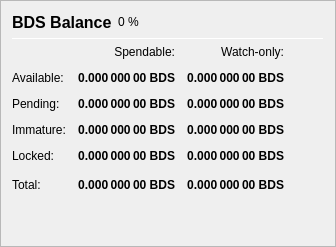
                   <widget class="QFrame" name="frame_Balances">
                    <property name="frameShape">
                     <enum>QFrame::StyledPanel</enum>
                    </property>
                    <property name="frameShadow">
                     <enum>QFrame::Raised</enum>
                    </property>
                    <layout class="QVBoxLayout" name="verticalLayout_4">
                     <item>
                      <layout class="QHBoxLayout" name="horizontalLayout_4">
                       <item>
                        <widget class="QLabel" name="label_5">
                         <property name="minimumSize">
                          <size>
                           <width>0</width>
                           <height>20</height>
                          </size>
                         </property>
                         <property name="font">
                          <font>
                           <pointsize>12</pointsize>
                           <weight>75</weight>
                           <bold>true</bold>
                          </font>
                         </property>
                         <property name="text">
                          <string>BDS Balance</string>
                         </property>
                        </widget>
                       </item>
                       <item>
                        <widget class="QLabel" name="labelBDSPercent">
                         <property name="text">
                          <string notr="true">0 %</string>
                         </property>
                        </widget>
                       </item>
                       <item>
                        <spacer name="horizontalSpacer_3">
                         <property name="orientation">
                          <enum>Qt::Horizontal</enum>
                         </property>
                         <property name="sizeHint" stdset="0">
                          <size>
                           <width>40</width>
                           <height>20</height>
                          </size>
                         </property>
                        </spacer>
                       </item>
                      </layout>
                     </item>
                     <item>
                      <widget class="Line" name="line_Balance">
                       <property name="minimumSize">
                        <size>
                         <width>0</width>
                         <height>1</height>
                        </size>
                       </property>
                       <property name="maximumSize">
                        <size>
                         <width>16777215</width>
                         <height>1</height>
                        </size>
                       </property>
                       <property name="orientation">
                        <enum>Qt::Horizontal</enum>
                       </property>
                      </widget>
                     </item>
                     <item>
                      <layout class="QGridLayout" name="gridLayout">
                       <property name="spacing">
                        <number>12</number>
                       </property>
                       <item row="0" column="1">
                        <widget class="QLabel" name="labelSpendable">
                         <property name="text">
                          <string>Spendable:</string>
                         </property>
                         <property name="alignment">
                          <set>Qt::AlignRight|Qt::AlignTrailing|Qt::AlignVCenter</set>
                         </property>
                        </widget>
                       </item>
                       <item row="0" column="2">
                        <widget class="QLabel" name="labelWatchonly">
                         <property name="text">
                          <string>Watch-only:</string>
                         </property>
                         <property name="alignment">
                          <set>Qt::AlignRight|Qt::AlignTrailing|Qt::AlignVCenter</set>
                         </property>
                        </widget>
                       </item>
                       <item row="1" column="0">
                        <widget class="QLabel" name="labelBalanceText">
                         <property name="text">
                          <string>Available:</string>
                         </property>
                        </widget>
                       </item>
                       <item row="1" column="1">
                        <widget class="QLabel" name="labelBalance">
                         <property name="font">
                          <font>
                           <weight>75</weight>
                           <bold>true</bold>
                          </font>
                         </property>
                         <property name="cursor">
                          <cursorShape>IBeamCursor</cursorShape>
                         </property>
                         <property name="toolTip">
                          <string>Your current spendable balance</string>
                         </property>
                         <property name="text">
                          <string notr="true">0.000 000 00 BDS</string>
                         </property>
                         <property name="alignment">
                          <set>Qt::AlignRight|Qt::AlignTrailing|Qt::AlignVCenter</set>
                         </property>
                         <property name="textInteractionFlags">
                          <set>Qt::LinksAccessibleByMouse|Qt::TextSelectableByKeyboard|Qt::TextSelectableByMouse</set>
                         </property>
                        </widget>
                       </item>
                       <item row="1" column="2">
                        <widget class="QLabel" name="labelWatchAvailable">
                         <property name="font">
                          <font>
                           <weight>75</weight>
                           <bold>true</bold>
                          </font>
                         </property>
                         <property name="cursor">
                          <cursorShape>IBeamCursor</cursorShape>
                         </property>
                         <property name="toolTip">
                          <string>Your current balance in watch-only addresses</string>
                         </property>
                         <property name="text">
                          <string notr="true">0.000 000 00 BDS</string>
                         </property>
                         <property name="alignment">
                          <set>Qt::AlignRight|Qt::AlignTrailing|Qt::AlignVCenter</set>
                         </property>
                         <property name="textInteractionFlags">
                          <set>Qt::LinksAccessibleByMouse|Qt::TextSelectableByKeyboard|Qt::TextSelectableByMouse</set>
                         </property>
                        </widget>
                       </item>
                       <item row="2" column="0">
                        <widget class="QLabel" name="labelPendingText">
                         <property name="text">
                          <string>Pending:</string>
                         </property>
                        </widget>
                       </item>
                       <item row="2" column="1">
                        <widget class="QLabel" name="labelUnconfirmed">
                         <property name="font">
                          <font>
                           <weight>75</weight>
                           <bold>true</bold>
                          </font>
                         </property>
                         <property name="cursor">
                          <cursorShape>IBeamCursor</cursorShape>
                         </property>
                         <property name="toolTip">
                          <string>Total of transactions that have yet to be confirmed, and do not yet count toward the spendable balance</string>
                         </property>
                         <property name="text">
                          <string notr="true">0.000 000 00 BDS</string>
                         </property>
                         <property name="alignment">
                          <set>Qt::AlignRight|Qt::AlignTrailing|Qt::AlignVCenter</set>
                         </property>
                         <property name="textInteractionFlags">
                          <set>Qt::LinksAccessibleByMouse|Qt::TextSelectableByKeyboard|Qt::TextSelectableByMouse</set>
                         </property>
                        </widget>
                       </item>
                       <item row="2" column="2">
                        <widget class="QLabel" name="labelWatchPending">
                         <property name="font">
                          <font>
                           <weight>75</weight>
                           <bold>true</bold>
                          </font>
                         </property>
                         <property name="cursor">
                          <cursorShape>IBeamCursor</cursorShape>
                         </property>
                         <property name="toolTip">
                          <string>Unconfirmed transactions to watch-only addresses</string>
                         </property>
                         <property name="text">
                          <string notr="true">0.000 000 00 BDS</string>
                         </property>
                         <property name="alignment">
                          <set>Qt::AlignRight|Qt::AlignTrailing|Qt::AlignVCenter</set>
                         </property>
                         <property name="textInteractionFlags">
                          <set>Qt::LinksAccessibleByMouse|Qt::TextSelectableByKeyboard|Qt::TextSelectableByMouse</set>
                         </property>
                        </widget>
                       </item>
                       <item row="3" column="0">
                        <widget class="QLabel" name="labelImmatureText">
                         <property name="text">
                          <string>Immature:</string>
                         </property>
                        </widget>
                       </item>
                       <item row="3" column="1">
                        <widget class="QLabel" name="labelImmature">
                         <property name="font">
                          <font>
                           <weight>75</weight>
                           <bold>true</bold>
                          </font>
                         </property>
                         <property name="cursor">
                          <cursorShape>IBeamCursor</cursorShape>
                         </property>
                         <property name="toolTip">
                          <string>Staked or masternode rewards that has not yet matured</string>
                         </property>
                         <property name="text">
                          <string notr="true">0.000 000 00 BDS</string>
                         </property>
                         <property name="alignment">
                          <set>Qt::AlignRight|Qt::AlignTrailing|Qt::AlignVCenter</set>
                         </property>
                         <property name="textInteractionFlags">
                          <set>Qt::LinksAccessibleByMouse|Qt::TextSelectableByKeyboard|Qt::TextSelectableByMouse</set>
                         </property>
                        </widget>
                       </item>
                       <item row="3" column="2">
                        <widget class="QLabel" name="labelWatchImmature">
                         <property name="font">
                          <font>
                           <weight>75</weight>
                           <bold>true</bold>
                          </font>
                         </property>
                         <property name="cursor">
                          <cursorShape>IBeamCursor</cursorShape>
                         </property>
                         <property name="toolTip">
                          <string>Staked or masternode rewards in watch-only addresses that has not yet matured</string>
                         </property>
                         <property name="text">
                          <string notr="true">0.000 000 00 BDS</string>
                         </property>
                         <property name="alignment">
                          <set>Qt::AlignRight|Qt::AlignTrailing|Qt::AlignVCenter</set>
                         </property>
                         <property name="textInteractionFlags">
                          <set>Qt::LinksAccessibleByMouse|Qt::TextSelectableByKeyboard|Qt::TextSelectableByMouse</set>
                         </property>
                        </widget>
                       </item>
                       <item row="4" column="0">
                        <widget class="QLabel" name="labelLockedBalanceText">
                         <property name="toolTip">
                          <string>Locked BDS or Masternode collaterals. These are excluded from zBDS minting.</string>
                         </property>
                         <property name="text">
                          <string>Locked:</string>
                         </property>
                        </widget>
                       </item>
                       <item row="4" column="1">
                        <widget class="QLabel" name="labelLockedBalance">
                         <property name="font">
                          <font>
                           <weight>75</weight>
                           <bold>true</bold>
                          </font>
                         </property>
                         <property name="cursor">
                          <cursorShape>IBeamCursor</cursorShape>
                         </property>
                         <property name="toolTip">
                          <string>Locked BDS or Masternode collaterals. These are excluded from zBDS minting.</string>
                         </property>
                         <property name="text">
                          <string notr="true">0.000 000 00 BDS</string>
                         </property>
                         <property name="alignment">
                          <set>Qt::AlignRight|Qt::AlignTrailing|Qt::AlignVCenter</set>
                         </property>
                         <property name="textInteractionFlags">
                          <set>Qt::LinksAccessibleByMouse|Qt::TextSelectableByKeyboard|Qt::TextSelectableByMouse</set>
                         </property>
                        </widget>
                       </item>
                       <item row="4" column="2">
                        <widget class="QLabel" name="labelWatchLocked">
                         <property name="font">
                          <font>
                           <weight>75</weight>
                           <bold>true</bold>
                          </font>
                         </property>
                         <property name="cursor">
                          <cursorShape>IBeamCursor</cursorShape>
                         </property>
                         <property name="toolTip">
                          <string>Current locked balance in watch-only addresses</string>
                         </property>
                         <property name="text">
                          <string notr="true">0.000 000 00 BDS</string>
                         </property>
                         <property name="alignment">
                          <set>Qt::AlignRight|Qt::AlignTrailing|Qt::AlignVCenter</set>
                         </property>
                         <property name="textInteractionFlags">
                          <set>Qt::LinksAccessibleByMouse|Qt::TextSelectableByKeyboard|Qt::TextSelectableByMouse</set>
                         </property>
                        </widget>
                       </item>
                       <item row="5" column="0">
                        <widget class="QLabel" name="labelTotalText">
                         <property name="toolTip">
                          <string>Your current BDS balance, unconfirmed and immature transactions included</string>
                         </property>
                         <property name="text">
                          <string>Total:</string>
                         </property>
                        </widget>
                       </item>
                       <item row="5" column="1">
                        <widget class="QLabel" name="labelTotal">
                         <property name="font">
                          <font>
                           <weight>75</weight>
                           <bold>true</bold>
                          </font>
                         </property>
                         <property name="cursor">
                          <cursorShape>IBeamCursor</cursorShape>
                         </property>
                         <property name="toolTip">
                          <string>Your current BDS balance, unconfirmed and immature transactions included</string>
                         </property>
                         <property name="text">
                          <string notr="true">0.000 000 00 BDS</string>
                         </property>
                         <property name="alignment">
                          <set>Qt::AlignRight|Qt::AlignTrailing|Qt::AlignVCenter</set>
                         </property>
                         <property name="textInteractionFlags">
                          <set>Qt::LinksAccessibleByMouse|Qt::TextSelectableByKeyboard|Qt::TextSelectableByMouse</set>
                         </property>
                        </widget>
                       </item>
                       <item row="5" column="2">
                        <widget class="QLabel" name="labelWatchTotal">
                         <property name="font">
                          <font>
                           <weight>75</weight>
                           <bold>true</bold>
                          </font>
                         </property>
                         <property name="cursor">
                          <cursorShape>IBeamCursor</cursorShape>
                         </property>
                         <property name="toolTip">
                          <string>Current total balance in watch-only addresses</string>
                         </property>
                         <property name="text">
                          <string notr="true">0.000 000 00 BDS</string>
                         </property>
                         <property name="alignment">
                          <set>Qt::AlignRight|Qt::AlignTrailing|Qt::AlignVCenter</set>
                         </property>
                         <property name="textInteractionFlags">
                          <set>Qt::LinksAccessibleByMouse|Qt::TextSelectableByKeyboard|Qt::TextSelectableByMouse</set>
                         </property>
                        </widget>
                       </item>
                       <item row="5" column="3">
                        <spacer name="horizontalSpacer_9">
                         <property name="orientation">
                          <enum>Qt::Horizontal</enum>
                         </property>
                         <property name="sizeHint" stdset="0">
                          <size>
                           <width>40</width>
                           <height>20</height>
                          </size>
                         </property>
                        </spacer>
                       </item>
                      </layout>
                     </item>
                     <item>
                      <spacer name="verticalSpacer_3">
                       <property name="orientation">
                        <enum>Qt::Vertical</enum>
                       </property>
                       <property name="sizeHint" stdset="0">
                        <size>
                         <width>20</width>
                         <height>40</height>
                        </size>
                       </property>
                      </spacer>
                     </item>
                    </layout>
                   </widget>
